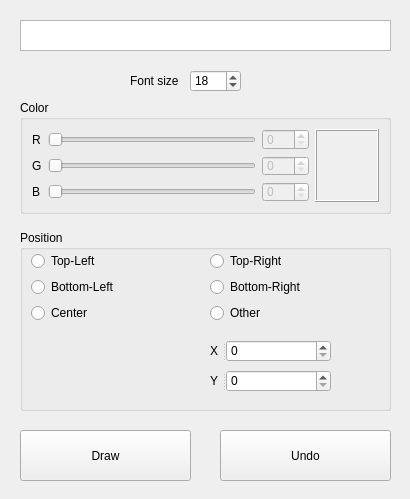
<?xml version="1.0" encoding="UTF-8"?>
<ui version="4.0">
 <class>Form</class>
 <widget class="QWidget" name="Form">
  <property name="geometry">
   <rect>
    <x>0</x>
    <y>0</y>
    <width>410</width>
    <height>499</height>
   </rect>
  </property>
  <property name="windowTitle">
   <string>Form</string>
  </property>
  <widget class="QTextEdit" name="textEdit">
   <property name="geometry">
    <rect>
     <x>20</x>
     <y>20</y>
     <width>371</width>
     <height>31</height>
    </rect>
   </property>
  </widget>
  <widget class="QPushButton" name="drawBtn">
   <property name="geometry">
    <rect>
     <x>20</x>
     <y>430</y>
     <width>171</width>
     <height>51</height>
    </rect>
   </property>
   <property name="text">
    <string>Draw</string>
   </property>
  </widget>
  <widget class="QGroupBox" name="groupBox">
   <property name="geometry">
    <rect>
     <x>20</x>
     <y>100</y>
     <width>371</width>
     <height>114</height>
    </rect>
   </property>
   <property name="title">
    <string>Color</string>
   </property>
   <layout class="QGridLayout" name="gridLayout">
    <item row="2" column="2">
     <widget class="QSpinBox" name="BlueSpinBox">
      <property name="enabled">
       <bool>false</bool>
      </property>
      <property name="maximum">
       <number>255</number>
      </property>
     </widget>
    </item>
    <item row="0" column="1">
     <widget class="QSlider" name="RedSlide">
      <property name="enabled">
       <bool>false</bool>
      </property>
      <property name="maximum">
       <number>255</number>
      </property>
      <property name="orientation">
       <enum>Qt::Horizontal</enum>
      </property>
     </widget>
    </item>
    <item row="2" column="1">
     <widget class="QSlider" name="BlueSlide">
      <property name="enabled">
       <bool>false</bool>
      </property>
      <property name="maximum">
       <number>255</number>
      </property>
      <property name="orientation">
       <enum>Qt::Horizontal</enum>
      </property>
     </widget>
    </item>
    <item row="1" column="2">
     <widget class="QSpinBox" name="GreenSpinBox">
      <property name="enabled">
       <bool>false</bool>
      </property>
      <property name="maximum">
       <number>255</number>
      </property>
     </widget>
    </item>
    <item row="1" column="0">
     <widget class="QLabel" name="label_2">
      <property name="text">
       <string>G</string>
      </property>
     </widget>
    </item>
    <item row="1" column="1">
     <widget class="QSlider" name="GreenSlide">
      <property name="enabled">
       <bool>false</bool>
      </property>
      <property name="maximum">
       <number>255</number>
      </property>
      <property name="orientation">
       <enum>Qt::Horizontal</enum>
      </property>
     </widget>
    </item>
    <item row="0" column="2">
     <widget class="QSpinBox" name="RedSpinBox">
      <property name="enabled">
       <bool>false</bool>
      </property>
      <property name="maximum">
       <number>255</number>
      </property>
     </widget>
    </item>
    <item row="0" column="0">
     <widget class="QLabel" name="label">
      <property name="text">
       <string>R</string>
      </property>
     </widget>
    </item>
    <item row="2" column="0">
     <widget class="QLabel" name="label_3">
      <property name="text">
       <string>B</string>
      </property>
     </widget>
    </item>
    <item row="0" column="3" rowspan="2">
     <widget class="QFrame" name="displayColorWidget">
      <property name="minimumSize">
       <size>
        <width>64</width>
        <height>73</height>
       </size>
      </property>
      <property name="autoFillBackground">
       <bool>true</bool>
      </property>
      <property name="frameShape">
       <enum>QFrame::Box</enum>
      </property>
      <property name="frameShadow">
       <enum>QFrame::Raised</enum>
      </property>
     </widget>
    </item>
   </layout>
  </widget>
  <widget class="QGroupBox" name="groupBox_2">
   <property name="geometry">
    <rect>
     <x>20</x>
     <y>230</y>
     <width>371</width>
     <height>181</height>
    </rect>
   </property>
   <property name="title">
    <string>Position</string>
   </property>
   <widget class="QWidget" name="layoutWidget">
    <property name="geometry">
     <rect>
      <x>11</x>
      <y>21</y>
      <width>351</width>
      <height>74</height>
     </rect>
    </property>
    <layout class="QGridLayout" name="gridLayout_2">
     <item row="0" column="0">
      <widget class="QRadioButton" name="btnT_L">
       <property name="text">
        <string>Top-Left</string>
       </property>
      </widget>
     </item>
     <item row="0" column="1">
      <widget class="QRadioButton" name="btnT_R">
       <property name="text">
        <string>Top-Right</string>
       </property>
      </widget>
     </item>
     <item row="1" column="0">
      <widget class="QRadioButton" name="btnB_L">
       <property name="text">
        <string>Bottom-Left</string>
       </property>
      </widget>
     </item>
     <item row="1" column="1">
      <widget class="QRadioButton" name="btnB_R">
       <property name="text">
        <string>Bottom-Right</string>
       </property>
      </widget>
     </item>
     <item row="2" column="0">
      <widget class="QRadioButton" name="btnCenter">
       <property name="layoutDirection">
        <enum>Qt::LeftToRight</enum>
       </property>
       <property name="text">
        <string>Center</string>
       </property>
      </widget>
     </item>
     <item row="2" column="1">
      <widget class="QRadioButton" name="btnOther">
       <property name="text">
        <string>Other</string>
       </property>
      </widget>
     </item>
    </layout>
   </widget>
   <widget class="QLabel" name="max_X">
    <property name="geometry">
     <rect>
      <x>10</x>
      <y>140</y>
      <width>161</width>
      <height>16</height>
     </rect>
    </property>
    <property name="text">
     <string/>
    </property>
   </widget>
   <widget class="QLabel" name="max_Y">
    <property name="geometry">
     <rect>
      <x>10</x>
      <y>160</y>
      <width>161</width>
      <height>16</height>
     </rect>
    </property>
    <property name="text">
     <string/>
    </property>
   </widget>
   <widget class="QSplitter" name="splitter">
    <property name="geometry">
     <rect>
      <x>190</x>
      <y>110</y>
      <width>121</width>
      <height>22</height>
     </rect>
    </property>
    <property name="orientation">
     <enum>Qt::Horizontal</enum>
    </property>
    <widget class="QLabel" name="label_4">
     <property name="sizePolicy">
      <sizepolicy hsizetype="Fixed" vsizetype="Fixed">
       <horstretch>0</horstretch>
       <verstretch>0</verstretch>
      </sizepolicy>
     </property>
     <property name="text">
      <string>X</string>
     </property>
    </widget>
    <widget class="QSpinBox" name="txtX">
     <property name="maximum">
      <number>999999999</number>
     </property>
    </widget>
   </widget>
   <widget class="QSplitter" name="splitter_2">
    <property name="geometry">
     <rect>
      <x>190</x>
      <y>140</y>
      <width>121</width>
      <height>22</height>
     </rect>
    </property>
    <property name="orientation">
     <enum>Qt::Horizontal</enum>
    </property>
    <widget class="QLabel" name="label_5">
     <property name="text">
      <string>Y</string>
     </property>
    </widget>
    <widget class="QSpinBox" name="txtY">
     <property name="maximum">
      <number>999999999</number>
     </property>
    </widget>
   </widget>
  </widget>
  <widget class="QLabel" name="label_6">
   <property name="geometry">
    <rect>
     <x>130</x>
     <y>70</y>
     <width>50</width>
     <height>22</height>
    </rect>
   </property>
   <property name="sizePolicy">
    <sizepolicy hsizetype="Preferred" vsizetype="Preferred">
     <horstretch>0</horstretch>
     <verstretch>0</verstretch>
    </sizepolicy>
   </property>
   <property name="minimumSize">
    <size>
     <width>50</width>
     <height>0</height>
    </size>
   </property>
   <property name="text">
    <string>Font size</string>
   </property>
  </widget>
  <widget class="QSpinBox" name="fontsizeSpinBox">
   <property name="geometry">
    <rect>
     <x>190</x>
     <y>70</y>
     <width>51</width>
     <height>22</height>
    </rect>
   </property>
   <property name="minimum">
    <number>1</number>
   </property>
   <property name="value">
    <number>18</number>
   </property>
  </widget>
  <widget class="QPushButton" name="btnUndo">
   <property name="geometry">
    <rect>
     <x>220</x>
     <y>430</y>
     <width>171</width>
     <height>51</height>
    </rect>
   </property>
   <property name="text">
    <string>Undo</string>
   </property>
  </widget>
 </widget>
 <resources/>
 <connections>
  <connection>
   <sender>GreenSlide</sender>
   <signal>valueChanged(int)</signal>
   <receiver>GreenSpinBox</receiver>
   <slot>setValue(int)</slot>
   <hints>
    <hint type="sourcelabel">
     <x>135</x>
     <y>129</y>
    </hint>
    <hint type="destinationlabel">
     <x>288</x>
     <y>138</y>
    </hint>
   </hints>
  </connection>
  <connection>
   <sender>BlueSlide</sender>
   <signal>valueChanged(int)</signal>
   <receiver>BlueSpinBox</receiver>
   <slot>setValue(int)</slot>
   <hints>
    <hint type="sourcelabel">
     <x>130</x>
     <y>167</y>
    </hint>
    <hint type="destinationlabel">
     <x>285</x>
     <y>169</y>
    </hint>
   </hints>
  </connection>
  <connection>
   <sender>RedSpinBox</sender>
   <signal>valueChanged(int)</signal>
   <receiver>RedSlide</receiver>
   <slot>setValue(int)</slot>
   <hints>
    <hint type="sourcelabel">
     <x>279</x>
     <y>99</y>
    </hint>
    <hint type="destinationlabel">
     <x>129</x>
     <y>111</y>
    </hint>
   </hints>
  </connection>
  <connection>
   <sender>BlueSpinBox</sender>
   <signal>valueChanged(int)</signal>
   <receiver>BlueSlide</receiver>
   <slot>setValue(int)</slot>
   <hints>
    <hint type="sourcelabel">
     <x>287</x>
     <y>157</y>
    </hint>
    <hint type="destinationlabel">
     <x>111</x>
     <y>157</y>
    </hint>
   </hints>
  </connection>
  <connection>
   <sender>RedSlide</sender>
   <signal>valueChanged(int)</signal>
   <receiver>RedSpinBox</receiver>
   <slot>setValue(int)</slot>
   <hints>
    <hint type="sourcelabel">
     <x>52</x>
     <y>102</y>
    </hint>
    <hint type="destinationlabel">
     <x>291</x>
     <y>109</y>
    </hint>
   </hints>
  </connection>
  <connection>
   <sender>GreenSpinBox</sender>
   <signal>valueChanged(int)</signal>
   <receiver>GreenSlide</receiver>
   <slot>setValue(int)</slot>
   <hints>
    <hint type="sourcelabel">
     <x>285</x>
     <y>126</y>
    </hint>
    <hint type="destinationlabel">
     <x>119</x>
     <y>137</y>
    </hint>
   </hints>
  </connection>
 </connections>
</ui>
